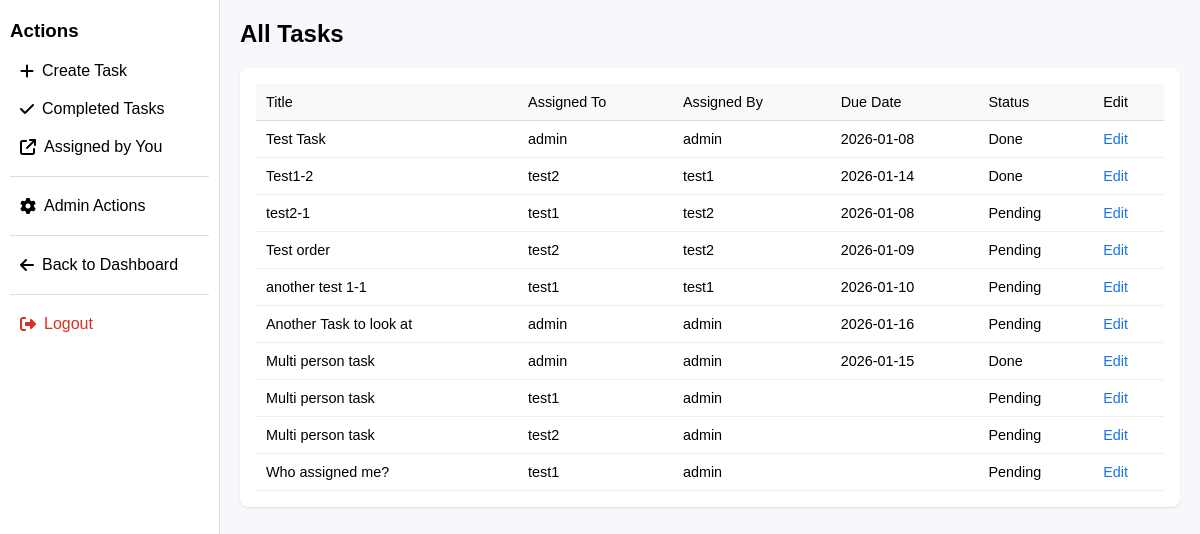
The page /all_tasks (signed in) on the database as committed earlier.
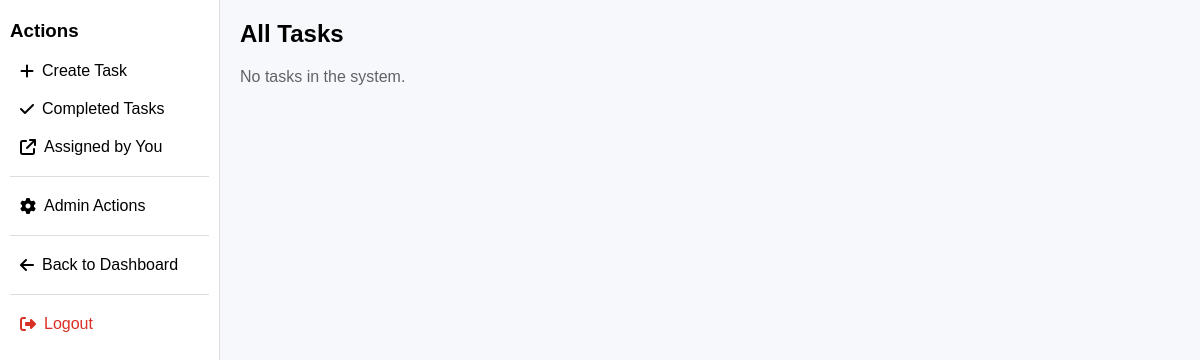
The same page on the database as committed later.
### tables this page shows
CREATE TABLE tasks (
    id INTEGER PRIMARY KEY AUTOINCREMENT,
    title TEXT NOT NULL,
    description TEXT,
    assigned_to TEXT NOT NULL,
    assigned_by TEXT NOT NULL,
    due_date TEXT,
    status TEXT DEFAULT 'Pending'
);

### app.py (the view)
@app.route("/all_tasks")
def all_tasks():
    if "username" not in session or session.get("is_admin") != 1:
        return "Access denied! Admins only."
    conn = get_db_connection()
    tasks = conn.execute("SELECT * FROM tasks").fetchall()
    conn.close()
    return render_template("all_tasks.html", tasks=tasks)

### app.py (called while the page is built)
def get_db_connection():
    conn = sqlite3.connect(DB_PATH)
    conn.row_factory = sqlite3.Row
    return conn

@app.context_processor
def inject_globals():
    return dict(
        is_admin=session.get("is_admin", 0),
        show_dashboard_button=(request.path != url_for("dashboard"))
    )

### templates/all_tasks.html (shortened to what this page needs)
{% extends "base.html" %}
{% block content %}
<h2 style="margin-top: 0;">All Tasks</h2>
{% if tasks %}
    <div style="
        background: #ffffff;
        border-radius: 8px;
        padding: 16px;
        box-shadow: 0 1px 2px rgba(0,0,0,0.1);
    ">
        <table id="allTasksTable" style="
            width: 100%;
            border-collapse: collapse;
            font-size: 0.9rem;
        ">
            <thead>
                <tr>
                    <th onclick="sortTable(0)">Title</th>
                    <th onclick="sortTable(1)">Assigned To</th>
                    <th onclick="sortTable(2)">Assigned By</th>
                    <th onclick="sortTable(3)">Due Date</th>
                    <th onclick="sortTable(4)">Status</th>
                    <th>Edit</th>
                </tr>
            </thead>
            <tbody>
                {% for task in tasks %}
                <tr>
                    <td>{{ task['title'] }}</td>
                    <td>{{ task['assigned_to'] }}</td>
                    <td>{{ task['assigned_by'] }}</td>
                    <td>{{ task['due_date'] }}</td>
                    <td>{{ task['status'] }}</td>
                    <td>
                        <a href="{{ url_for('view_task', task_id=task['id']) }}"
                           style="text-decoration: none; color: #1a73e8;">
                            Edit
                        </a>
                    </td>
                </tr>
                {% endfor %}
            </tbody>
        </table>
    </div>
{% else %}
    <p style="color: #5f6368;">No tasks in the system.</p>
{% endif %}
{% endblock %}

Rows that differ between the two databases and show on the page:
removed tasks: title "Test Task", assigned_to "admin", assigned_by "admin", due_date "2026-01-08", status "Done"
removed tasks: title "Test1-2", assigned_to "test2", assigned_by "test1", due_date "2026-01-14", status "Done"
removed tasks: title "test2-1", assigned_to "test1", assigned_by "test2", due_date "2026-01-08", status "Pending"
removed tasks: title "Test order", assigned_to "test2", assigned_by "test2", due_date "2026-01-09", status "Pending"
removed tasks: title "another test 1-1", assigned_to "test1", assigned_by "test1", due_date "2026-01-10", status "Pending"
removed tasks: title "Another Task to look at", assigned_to "admin", assigned_by "admin", due_date "2026-01-16", status "Pending"
removed tasks: title "Multi person task", assigned_to "admin", assigned_by "admin", due_date "2026-01-15", status "Done"
removed tasks: title "Multi person task", assigned_to "test1", assigned_by "admin", status "Pending"
removed tasks: title "Multi person task", assigned_to "test2", assigned_by "admin", status "Pending"
removed tasks: title "Who assigned me?", assigned_to "test1", assigned_by "admin", status "Pending"
Other text that changed with them:
text no longer shown: "Title Assigned To Assigned By Due Date Status Edit"
text now shown: "No tasks in the system."
